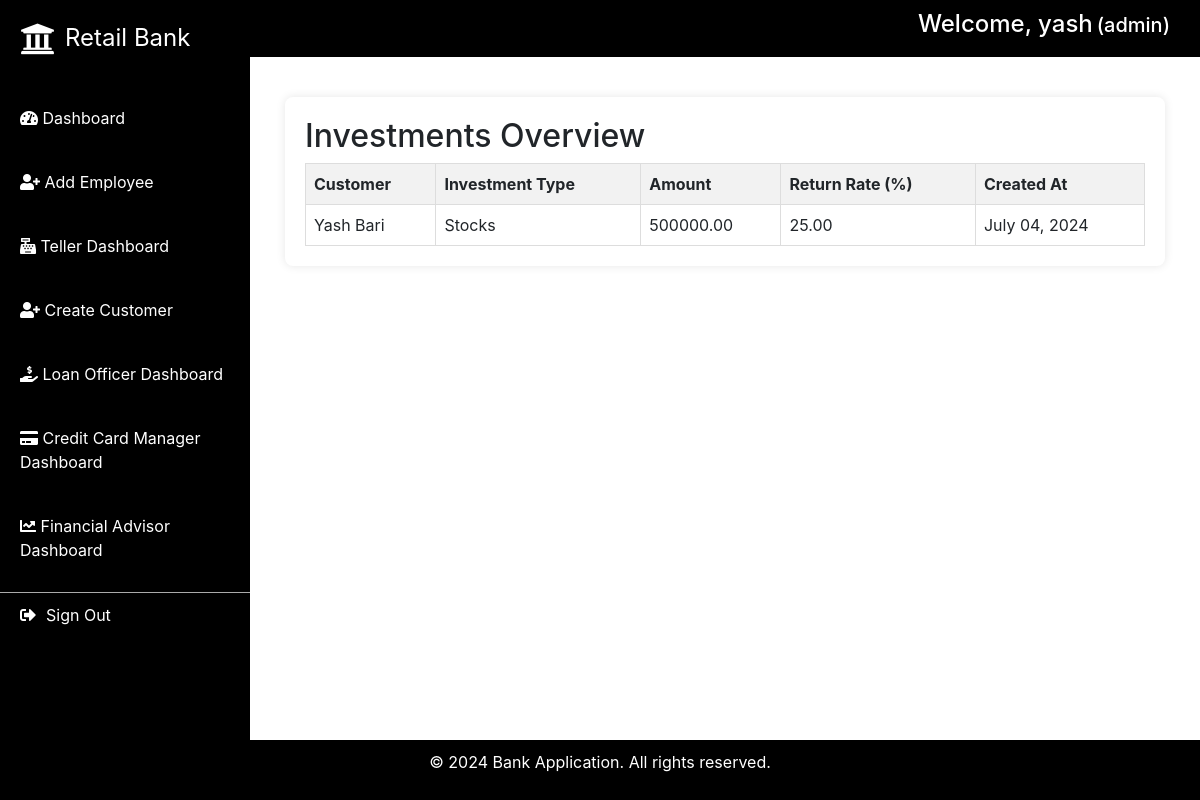
Page /accounts/financial_advisor_dashboard/ (signed in) on the committed database.
### bank/models.py (models this page shows, shortened)
class User(AbstractUser):
    groups = models.ManyToManyField(
        'auth.Group',
        verbose_name='groups',
        blank=True,
        help_text='The groups this user belongs to.',
        related_name='%(app_label)s_%(class)s_set',
    )
    user_permissions = models.ManyToManyField(
        'auth.Permission',
        verbose_name='user permissions',
        blank=True,
        help_text='Specific permissions for this user.',
        related_name='%(app_label)s_%(class)s_set',
    )
    role = models.CharField(max_length=30, choices=[('customer', 'Customer'), ('teller', 'Bank Teller'), ('loan_officer', 'Loan Officer'), ('credit_card_manager', 'Credit Card Manager'), ('financial_advisor', 'Financial Advisor'),('admin','Admin')], default='customer')

class Investment(models.Model):
    customer = models.ForeignKey(Customer, on_delete=models.CASCADE)
    investment_type = models.CharField(max_length=30, choices=[('stocks', 'Stocks'), ('bonds', 'Bonds'), ('mutual_funds', 'Mutual Funds')])
    amount = models.DecimalField(max_digits=12, decimal_places=2)
    return_rate = models.DecimalField(max_digits=5, decimal_places=2)
    created_at = models.DateTimeField(auto_now=True)

class Customer(models.Model):
    user = models.OneToOneField(User, on_delete=models.CASCADE)
    name = models.CharField(max_length=100)
    email = models.EmailField(unique=True)
    dob = models.DateField()
    address = models.TextField(blank=True)
    phone_number = models.CharField(max_length=15, blank=True)
    profile_picture = models.ImageField(upload_to='profile_pictures/', blank=True)
    def __str__(self):
        return self.name

### bank/views.py (the view)
# urls.py: path('financial_advisor_dashboard/', views.financial_advisor_dashboard, name='financial_advisor_dashboard'),
@login_required
@user_passes_test(check_role('financial_advisor'))
def financial_advisor_dashboard(request):
    investments = Investment.objects.all()
    return render(request, 'financial_advisor_dashboard.html', {'investments': investments})

### bank/views.py (called while the page is built)
def check_role(role):
    def inner(user):
        return user.role == role or user.role == 'admin'
    return inner

### bank/templates/financial_advisor_dashboard.html (shortened to what this page needs)
{% extends 'base.html' %}
{% block content %}
<section class="advisor-section">
    <h2>Investments Overview</h2>
    <div class="table-wrapper">
        <table class="styled-table">
            <thead>
                <tr>
                    <th>Customer</th>
                    <th>Investment Type</th>
                    <th>Amount</th>
                    <th>Return Rate (%)</th>
                    <th>Created At</th>
                </tr>
            </thead>
            <tbody>
                {% for investment in investments %}
                    <tr>
                        <td>{{ investment.customer }}</td>
                        <td>{{ investment.get_investment_type_display }}</td>
                        <td>{{ investment.amount }}</td>
                        <td>{{ investment.return_rate }}</td>
                        <td>{{ investment.created_at|date:"F d, Y" }}</td>
                    </tr>
                {% empty %}
                    <tr>
                        <td colspan="5">No investments found.</td>
                    </tr>
                {% endfor %}
            </tbody>
        </table>
    </div>
</section>
{% endblock %}

### bank/templates/base.html (shortened to what this page needs)
{% load static %}
<!DOCTYPE html>
<html lang="en">
<head>
    <link rel="stylesheet" href="{% static 'css/styles.css' %}">
    <link rel="stylesheet" href="https://cdnjs.cloudflare.com/ajax/libs/font-awesome/6.0.0-beta3/css/all.min.css">
    <link href="https://stackpath.bootstrapcdn.com/bootstrap/4.5.2/css/bootstrap.min.css" rel="stylesheet">
    <link href="https://cdnjs.cloudflare.com/ajax/libs/font-awesome/5.15.3/css/all.min.css" rel="stylesheet">
</head>
<body>
    <header>
        <div class="header-container">
            <div class="user-info">
                <h4 style="display: inline-block;">Welcome, {{ request.user.username }}</h4>
                <h5 style="display: inline-block; margin-right: 10px;">({{ request.user.role }})</h5>
            </div>
        </div>
    </header>
    <div class="container-fluid">
        <aside class="sidebar" id="sidebar">
            <div class="sidebar-header" id="sidebar-header">
                <i class="fas fa-university"></i>
                <span>Retail Bank</span>
            </div>
            <div class="sidebar-content"style="margin-top: 40px;">
                <nav>
                    <ul>
                        <li><a href="{% url 'dashboard' %}"><i class="fas fa-tachometer-alt"></i> Dashboard</a></li>
                        {% if request.user.role == 'admin' %}
                        <li><a href="{% url 'add_user' %}"><i class="fas fa-user-plus"></i> Add Employee</a></li>
                        <li><a href="{% url 'teller_dashboard' %}"><i class="fas fa-cash-register"></i> Teller Dashboard</a></li>
                        <li><a href="{% url 'create_customer' %}"><i class="fas fa-user-plus"></i> Create Customer</a></li>
                        <li><a href="{% url 'loan_officer_dashboard' %}"><i class="fas fa-hand-holding-usd"></i> Loan Officer Dashboard</a></li>
                        <li><a href="{% url 'credit_card_manager_dashboard' %}"><i class="fas fa-credit-card"></i> Credit Card Manager Dashboard</a></li>
                        <li><a href="{% url 'financial_advisor_dashboard' %}"><i class="fas fa-chart-line"></i> Financial Advisor Dashboard</a></li>
                        {% elif request.user.role == 'teller' %}
                            <li><a href="{% url 'create_customer' %}"><i class="fas fa-user-plus"></i> Create Customer</a></li>
                        {% elif request.user.role == 'loan_officer' %}
                            <li><a href="{% url 'loan_officer_dashboard' %}"><i class="fas fa-hand-holding-usd"></i> Loan Officer Dashboard</a></li>
                        {% elif request.user.role == 'credit_card_manager' %}
                            <li><a href="{% url 'credit_card_manager_dashboard' %}"><i class="fas fa-credit-card"></i> Credit Card Manager Dashboard</a></li>
                        {% elif request.user.role == 'financial_advisor' %}
                            <li><a href="{% url 'financial_advisor_dashboard' %}"><i class="fas fa-chart-line"></i> Financial Advisor Dashboard</a></li>
                        {% endif %}
                    </ul>
                </nav>
                <div class="sign-out">
                    <a href="{% url 'logout' %}">
                        <i class="fas fa-sign-out-alt"></i> Sign Out
                    </a>
                </div>
            </div>
        </aside>
        <main class="content">
            {% block content %}{% endblock %}
        </main>
    </div>
    <footer>
        <p>&copy; 2024 Bank Application. All rights reserved.</p>
    </footer>
</body>
</html>

### bank/static/css/styles.css (style rules this page uses)
body { font-family: Arial, sans-serif; margin: 0; padding: 0; background-color: #f4f4f4; }
header { background-color: #000; color: #fff; padding: 10px 0; }
.header-container { display: flex; justify-content: flex-end; align-items: center; width: 100%; }
.user-info { font-size: 14px; margin-right: 20px; }
.container-fluid { padding: 0; }
.sidebar { position: fixed; top: 0; left: 0; width: 250px; height: 100%; background-color: #111; padding-top: 20px; z-index: 1; transition: transform 0.3s ease; transform: translateX(0); background-color: black; }
.sidebar-header { display: flex; align-items: center; font-size: 32px; margin-bottom: 20px; padding: 0 20px; cursor: pointer; color: #fff; }
.sidebar-header i { font-size: 35px; margin-right: 10px; }
.sidebar-header span { font-size: 24px; }
.sidebar-content { transition: opacity 0.3s; }
.sidebar nav ul { list-style: none; padding: 0; margin: 0; }
.sidebar nav ul li { margin: 20px 0; }
.sidebar nav ul li a { color: #fff; text-decoration: none; display: block; padding: 10px 20px; }
main.content { margin-left: 250px; padding: 20px; transition: margin-left 0.3s; }
section { background-color: #fff; padding: 20px; margin: 20px 0; border-radius: 8px; box-shadow: 0 0 10px rgba(0, 0, 0, 0.1); }
h2 { margin-top: 0; }
table { width: 100%; border-collapse: collapse; }
table th, table td { border: 1px solid #ddd; padding: 8px; }
table th { background-color: #f2f2f2; text-align: left; }
footer { background-color: #000; color: #fff; text-align: center; padding: 10px 0; position: fixed; bottom: 0; width: 100%; }

### bank/templates/base.html (style rules this page uses)
.sidebar-content .sign-out { margin-bottom: 50px; margin-top: 20px; padding: 10px 20px; display: flex; align-items: center; justify-content: space-between; border-top: 1px solid #aaa; transition: background-color 0.3s; cursor: pointer; }
.sidebar-content .sign-out a { color: #fff; text-decoration: none; display: flex; align-items: center; }
.sidebar-content .sign-out a i { margin-right: 10px; }

### rows in the picture
User: user.username "yash", user.role "admin"
Investment: customer "Yash Bari", investment_type "Stocks", amount "500000.00", return_rate "25.00", created_at "July 04, 2024"
